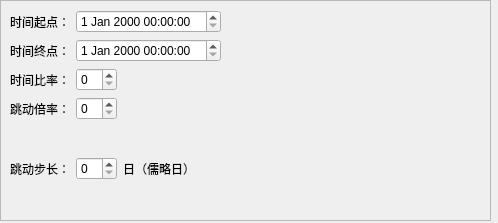
<?xml version="1.0" encoding="UTF-8"?>
<ui version="4.0">
 <class>setSimulationTimeDialog</class>
 <widget class="QDialog" name="setSimulationTimeDialog">
  <property name="geometry">
   <rect>
    <x>0</x>
    <y>0</y>
    <width>498</width>
    <height>223</height>
   </rect>
  </property>
  <property name="windowTitle">
   <string>仿真时间设置</string>
  </property>
  <widget class="QWidget" name="layoutWidget">
   <property name="geometry">
    <rect>
     <x>0</x>
     <y>0</y>
     <width>2</width>
     <height>2</height>
    </rect>
   </property>
   <layout class="QHBoxLayout" name="horizontalLayout_4"/>
  </widget>
  <widget class="QWidget" name="layoutWidget">
   <property name="geometry">
    <rect>
     <x>0</x>
     <y>0</y>
     <width>2</width>
     <height>2</height>
    </rect>
   </property>
   <layout class="QHBoxLayout" name="horizontalLayout_5"/>
  </widget>
  <widget class="QWidget" name="layoutWidget">
   <property name="geometry">
    <rect>
     <x>0</x>
     <y>0</y>
     <width>2</width>
     <height>2</height>
    </rect>
   </property>
   <layout class="QHBoxLayout" name="horizontalLayout_7"/>
  </widget>
  <widget class="QWidget" name="layoutWidget">
   <property name="geometry">
    <rect>
     <x>0</x>
     <y>0</y>
     <width>2</width>
     <height>2</height>
    </rect>
   </property>
   <layout class="QHBoxLayout" name="horizontalLayout_8"/>
  </widget>
  <widget class="QWidget" name="">
   <property name="geometry">
    <rect>
     <x>0</x>
     <y>0</y>
     <width>491</width>
     <height>221</height>
    </rect>
   </property>
   <layout class="QGridLayout" name="gridLayout_2">
    <item row="0" column="0">
     <layout class="QHBoxLayout" name="horizontalLayout_9"/>
    </item>
    <item row="1" column="1">
     <widget class="QScrollArea" name="scrollArea">
      <property name="widgetResizable">
       <bool>true</bool>
      </property>
      <widget class="QWidget" name="scrollAreaWidgetContents">
       <property name="geometry">
        <rect>
         <x>0</x>
         <y>0</y>
         <width>479</width>
         <height>209</height>
        </rect>
       </property>
       <layout class="QGridLayout" name="gridLayout">
        <item row="0" column="0">
         <layout class="QHBoxLayout" name="horizontalLayout">
          <item>
           <layout class="QHBoxLayout" name="horizontalLayout_2">
            <item>
             <widget class="QLabel" name="label">
              <property name="text">
               <string>时间起点：</string>
              </property>
             </widget>
            </item>
            <item>
             <widget class="QDateTimeEdit" name="dateTimeEdit"/>
            </item>
           </layout>
          </item>
          <item>
           <spacer name="horizontalSpacer">
            <property name="orientation">
             <enum>Qt::Horizontal</enum>
            </property>
            <property name="sizeHint" stdset="0">
             <size>
              <width>40</width>
              <height>20</height>
             </size>
            </property>
           </spacer>
          </item>
         </layout>
        </item>
        <item row="1" column="0">
         <layout class="QHBoxLayout" name="horizontalLayout_11">
          <item>
           <layout class="QHBoxLayout" name="horizontalLayout_3">
            <item>
             <widget class="QLabel" name="label_3">
              <property name="text">
               <string>时间终点：</string>
              </property>
             </widget>
            </item>
            <item>
             <widget class="QDateTimeEdit" name="dateTimeEdit_2"/>
            </item>
           </layout>
          </item>
          <item>
           <spacer name="horizontalSpacer_2">
            <property name="orientation">
             <enum>Qt::Horizontal</enum>
            </property>
            <property name="sizeHint" stdset="0">
             <size>
              <width>40</width>
              <height>20</height>
             </size>
            </property>
           </spacer>
          </item>
         </layout>
        </item>
        <item row="2" column="0">
         <layout class="QHBoxLayout" name="horizontalLayout_12">
          <item>
           <layout class="QHBoxLayout" name="horizontalLayout_6">
            <item>
             <widget class="QLabel" name="label_4">
              <property name="text">
               <string>时间比率：</string>
              </property>
             </widget>
            </item>
            <item>
             <widget class="QSpinBox" name="spinBox"/>
            </item>
           </layout>
          </item>
          <item>
           <spacer name="horizontalSpacer_3">
            <property name="orientation">
             <enum>Qt::Horizontal</enum>
            </property>
            <property name="sizeHint" stdset="0">
             <size>
              <width>40</width>
              <height>20</height>
             </size>
            </property>
           </spacer>
          </item>
         </layout>
        </item>
        <item row="3" column="0">
         <layout class="QHBoxLayout" name="horizontalLayout_13">
          <item>
           <layout class="QHBoxLayout" name="horizontalLayout_10">
            <item>
             <widget class="QLabel" name="label_5">
              <property name="text">
               <string>跳动倍率：</string>
              </property>
             </widget>
            </item>
            <item>
             <widget class="QSpinBox" name="spinBox_2"/>
            </item>
           </layout>
          </item>
          <item>
           <spacer name="horizontalSpacer_4">
            <property name="orientation">
             <enum>Qt::Horizontal</enum>
            </property>
            <property name="sizeHint" stdset="0">
             <size>
              <width>40</width>
              <height>20</height>
             </size>
            </property>
           </spacer>
          </item>
         </layout>
        </item>
        <item row="4" column="0">
         <layout class="QHBoxLayout" name="horizontalLayout_14">
          <item>
           <widget class="QLabel" name="label_6">
            <property name="text">
             <string>跳动步长：</string>
            </property>
           </widget>
          </item>
          <item>
           <widget class="QSpinBox" name="spinBox_5"/>
          </item>
          <item>
           <widget class="QLabel" name="label_8">
            <property name="text">
             <string>日（儒略日）</string>
            </property>
           </widget>
          </item>
          <item>
           <spacer name="horizontalSpacer_5">
            <property name="orientation">
             <enum>Qt::Horizontal</enum>
            </property>
            <property name="sizeHint" stdset="0">
             <size>
              <width>40</width>
              <height>20</height>
             </size>
            </property>
           </spacer>
          </item>
         </layout>
        </item>
       </layout>
       <zorder>layoutWidget</zorder>
       <zorder>layoutWidget</zorder>
       <zorder>layoutWidget</zorder>
       <zorder>layoutWidget</zorder>
       <zorder>layoutWidget</zorder>
       <zorder>horizontalSpacer</zorder>
       <zorder>horizontalSpacer_2</zorder>
       <zorder>horizontalSpacer_3</zorder>
       <zorder>horizontalSpacer_4</zorder>
       <zorder>horizontalSpacer_5</zorder>
      </widget>
     </widget>
    </item>
   </layout>
  </widget>
  <zorder>layoutWidget</zorder>
  <zorder>layoutWidget</zorder>
  <zorder>layoutWidget</zorder>
  <zorder>layoutWidget</zorder>
  <zorder>layoutWidget</zorder>
  <zorder>scrollArea</zorder>
 </widget>
 <resources/>
 <connections/>
</ui>
